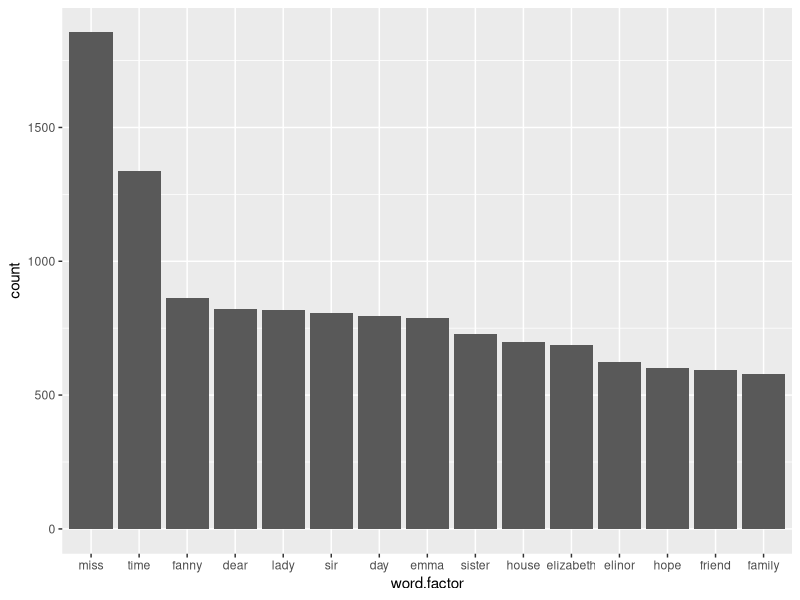

R code for this plot:
# Exercise-1
# Developed from: http://tidytextmining.com/

# Set up (install packages that you don't have)
library(janeaustenr)
library(tidytext)
library(dplyr)
library(stringr)
library(ggplot2)

# Load Jane Austen books into a dataframe using the austen_books() function
book.data <- austen_books() %>% 
  mutate(book = as.character(book))

# How many books are in the dataset?
book.count <- book.data$book %>% unique() %>% length()

# Which book has the most lines?
longest.book <- book.data %>%
  group_by(book) %>% 
  summarize(lines = n()) %>% 
  arrange(-lines) %>% 
  filter(lines == max(lines)) %>% 
  select(book)

# Use the unnest_tokens function to generate the full list of words
word.list <- book.data %>%
  unnest_tokens(word, text)

# Which words are most common (regardless of which book them come from)?
word.freq <- word.list %>% 
  group_by(word) %>%
  summarize(count = n()) %>% 
  arrange(-count)

# Remove stop words by performing an anti_join with the stop_words dataframe
word.freq.clean <- word.freq %>% 
  anti_join(stop_words, by = 'word')

# Which non stop-words are most common?
common.words <- word.freq.clean %>% 
  arrange(-count) %>% 
  head(n = 15)

# Use ggplot to make a horizontal bar chart of the word frequencies of non-stop words
common.words$word.factor <- factor(common.words$word, levels = common.words$word) # set word as a factor to ensure 
ggplot(common.words) +
  geom_bar(mapping = aes(x = word.factor, y = count), stat = 'identity')
